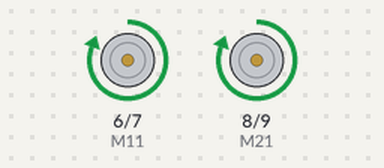
The sketch below on a simulated Arduino Uno, built with avr-gcc and run on an emulated ATmega328P. Parts: motor-driver pin pairs drawn as motors (green arrow = first pin HIGH = forward, orange = second pin HIGH = backward, longer = more drive).

Above: at 1.5 s.
At 4.5 s:
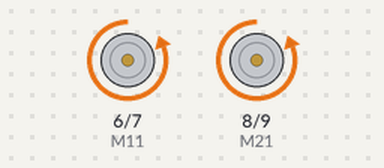
Timing chart, 0 to 7.8 s (numbered marks = the images above):
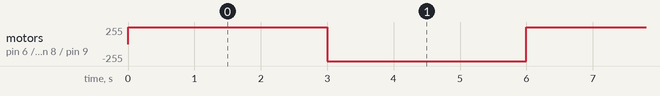

Measured:
- by itself, motor on pin 6 (M11) / pin 7 (M12), motor on pin 8 (M21) / pin 9 (M22): alternates forward 255/255 for 3.0 s and backward 255/255 for 3.0 s

The sketch:

PH_L298N.ino
```cpp
// Entradas de Motores
int M11 = 6; //IN1
int M12 = 7; //IN2
int M21 = 8; //IN3
int M22 = 9; //IN4


void setup() {
  // Configuramos los pines
  pinMode(M11,OUTPUT);
  pinMode(M12,OUTPUT);
  pinMode(M21,OUTPUT);
  pinMode(M22,OUTPUT);


}

void loop() {

  //motores giran en un sentido,
  for(int i=0;i<3;i++){
  digitalWrite(M11,HIGH);
  digitalWrite(M12,LOW);
  digitalWrite(M21,HIGH);
  digitalWrite(M22,LOW);
  delay(1000);}

//motores giran al otro sentido
    for(int j=0;j<3;j++){
  digitalWrite(M11,LOW);
  digitalWrite(M12,HIGH);
  digitalWrite(M21,LOW);
  digitalWrite(M22,HIGH);
  delay(1000);}

}
```
